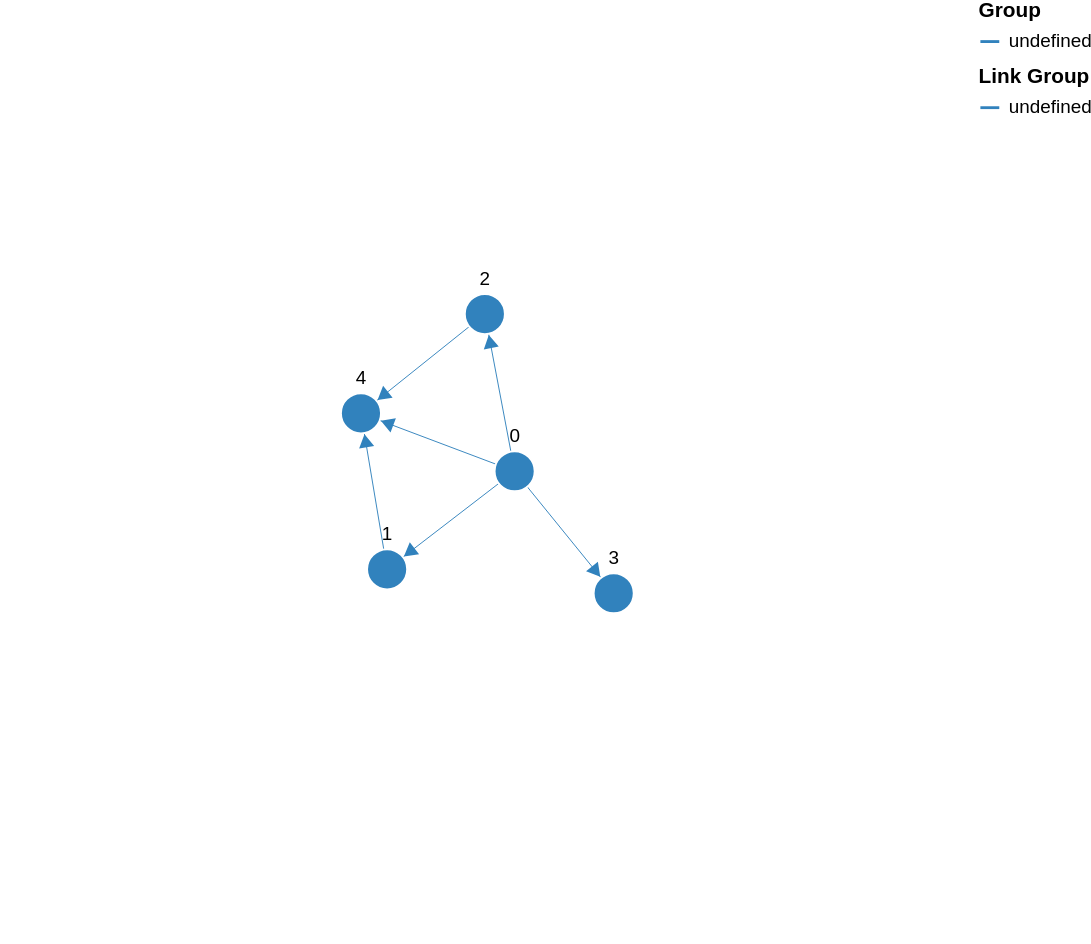

Write a Vega-Lite specification for this figure.
### Vega specification from a JSON file in a GitHub repository (floating-point values rounded to 4 significant figures)
{"$schema": "https://vega.github.io/schema/vega/v5.json", "description": "A node-link diagram with force-directed layout.", "width": 500, "height": 500, "padding": 0, "signals": [{"name": "cx", "update": "width / 2"}, {"name": "cy", "update": "height / 2"}, {"name": "nodeRadius", "value": 15}, {"name": "nodeCharge", "value": -80}, {"name": "linkDistance", "value": 80}, {"description": "State variable for active node fix status.", "name": "fix", "value": false, "on": [{"events": "symbol:mouseout[!event.buttons], window:mouseup", "update": "false"}, {"events": "symbol:mouseover", "update": "fix || true"}, {"events": "[symbol:mousedown, window:mouseup] > window:mousemove!", "update": "xy()", "force": true}]}, {"description": "Unfix node", "name": "reset", "value": null, "on": [{"events": "symbol:dblclick", "update": "item().datum"}]}, {"description": "Graph node most recently interacted with.", "name": "node", "value": null, "on": [{"events": "symbol:mouseover", "update": "fix === true ? item() : node"}]}, {"description": "Flag to restart Force simulation upon data changes.", "name": "restart", "value": false, "on": [{"events": {"signal": "fix"}, "update": "fix && fix.length"}, {"events": {"signal": "reset"}, "update": "true"}]}], "scales": [{"name": "color", "type": "ordinal", "domain": {"data": "node-data", "field": "group"}, "range": {"scheme": "category20c"}}, {"name": "colorlink", "type": "ordinal", "domain": {"data": "link-data", "field": "group"}, "range": {"scheme": "category20c"}}, {"name": "xscale", "domain": {"data": "node-data", "field": "inputX"}, "range": [10, {"signal": "width - 10"}]}, {"name": "yscale", "domain": {"data": "node-data", "field": "inputY"}, "range": [10, {"signal": "height - 10"}]}], "legends": [{"title": "Group", "stroke": "color", "symbolType": "stroke"}, {"title": "Link Group", "stroke": "colorlink", "symbolType": "stroke"}], "marks": [{"name": "nodes", "type": "symbol", "zindex": 1, "from": {"data": "node-data"}, "transform": [{"type": "force", "iterations": 300, "restart": {"signal": "restart"}, "static": true, "signal": "force", "forces": [{"force": "center", "x": {"signal": "cx"}, "y": {"signal": "cy"}}, {"force": "collide", "radius": {"signal": "nodeRadius"}}, {"force": "nbody", "strength": {"signal": "nodeCharge"}}, {"force": "link", "links": "link-data", "distance": {"signal": "linkDistance"}}]}], "encode": {"enter": {"fill": {"scale": "color", "field": "group"}, "stroke": {"value": "white"}}, "update": {"size": {"signal": "2 * nodeRadius * nodeRadius"}, "cursor": {"value": "pointer"}, "fx": {"signal": "datum.interactionX == null ? scale('xscale', datum.inputX) : datum.interactionX"}, "fy": {"signal": "datum.interactionY == null ? scale('yscale', datum.inputY) : datum.interactionY"}}}}, {"type": "text", "name": "labels", "from": {"data": "nodes"}, "zindex": 2, "interactive": false, "transform": [{"type": "label", "avoidMarks": ["nodes"], "anchor": ["top", "bottom", "right", "left"], "offset": [1], "size": {"signal": "[width + 60, height]"}}], "encode": {"enter": {"fill": {"value": "black"}, "align": {"value": "center"}, "baseline": {"value": "middle"}, "fontSize": {"value": 10}, "text": {"field": "datum.label"}}, "update": {"x": {"field": "x"}, "y": {"field": "y"}}}}, {"type": "path", "from": {"data": "link-data"}, "interactive": false, "encode": {"update": {"stroke": {"scale": "colorlink", "field": "group"}, "strokeWidth": {"value": 0.5}}}, "transform": [{"type": "linkpath", "require": {"signal": "force"}, "shape": "line", "sourceX": "datum.source.x", "sourceY": "datum.source.y", "targetX": "datum.target.x", "targetY": "datum.target.y"}]}, {"name": "arrows", "type": "symbol", "from": {"data": "link-data"}, "zindex": {"value": 40}, "encode": {"enter": {"fill": {"scale": "colorlink", "field": "group"}, "stroke": {"scale": "colorlink", "field": "group"}, "shape": {"value": "triangle-right"}, "size": {"value": 40}}, "update": {"x": {"field": "target.x"}, "y": {"field": "target.y"}}, "hover": {"opacity": {"value": 1}}}, "transform": [{"type": "formula", "as": "tan", "expr": "atan2((datum.datum.target.y-datum.datum.source.y),(datum.datum.target.x-datum.datum.source.x))"}, {"type": "formula", "as": "angle", "expr": "datum.tan*180/PI"}, {"type": "formula", "as": "y", "expr": "datum.datum.target.y - nodeRadius*sin(datum.tan)"}, {"type": "formula", "as": "x", "expr": "datum.datum.target.x - nodeRadius*cos(datum.tan)"}]}], "data": [{"name": "node-data", "values": [{"attribution": ["C", "A", "D", "B"], "label": 0, "id": 0}, {"attribution": ["C", "D"], "label": 1, "id": 1}, {"attribution": ["C"], "label": 2, "id": 2}, {"attribution": ["B", "D"], "label": 3, "id": 3}, {"attribution": ["A", "D", "C"], "label": 4, "id": 4}], "on": [{"trigger": "fix.length == 2", "modify": "node.datum", "values": "{interactionX: fix[0], interactionY: fix[1]}"}, {"trigger": "reset", "modify": "reset", "values": "{interactionX: null, interactionY: null}"}]}, {"name": "link-data", "values": [{"attribution": ["B", "D", "A", "C"], "source": 0, "target": 1}, {"attribution": ["C", "D", "A"], "source": 0, "target": 2}, {"attribution": ["A"], "source": 0, "target": 3}, {"attribution": ["C", "D", "A"], "source": 0, "target": 4}, {"attribution": ["D", "B"], "source": 1, "target": 4}, {"attribution": ["D", "A", "B"], "source": 2, "target": 4}]}]}
